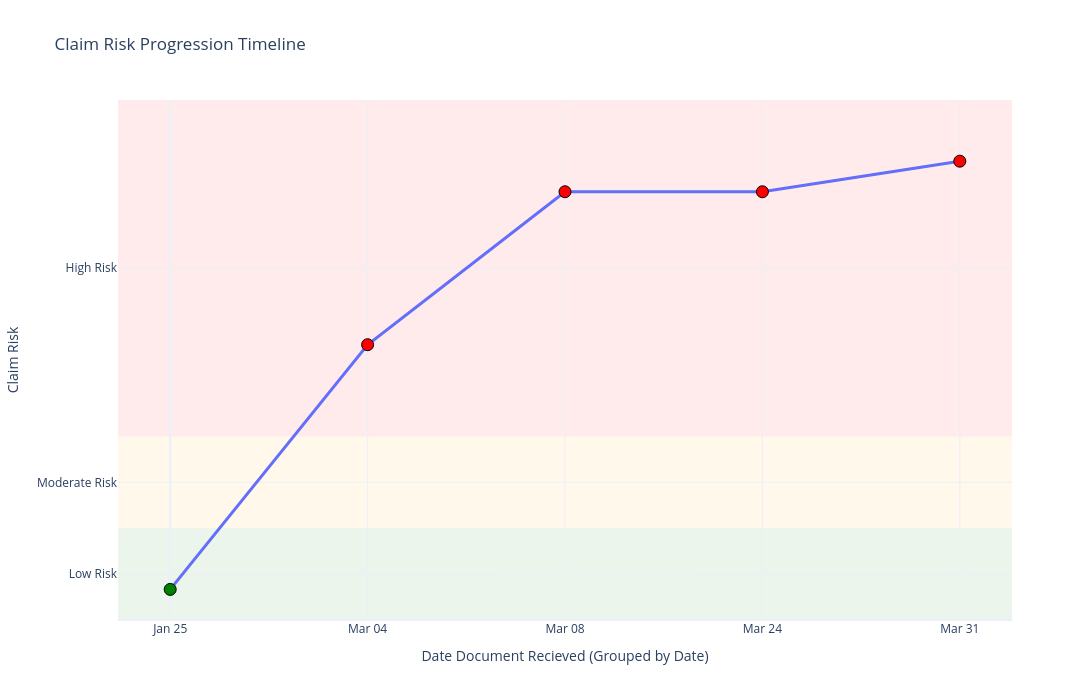

The code cell stored with this chart in its notebook:
### Code cell
import random
from datetime import datetime, timedelta
import plotly.graph_objects as go
from collections import defaultdict

# -----------------------------
# INPUT DATA
# -----------------------------
data = results

# -----------------------------
# CONFIG
# -----------------------------
risk_map = {"L": 1, "M": 2, "H": 3}
risk_label = {1: "Low", 2: "Moderate", 3: "High"}
risk_color = {1: "green", 2: "orange", 3: "red"}

MIN_OFFSET = 1
PADDING = 2

# -----------------------------
# STEP 1: ASSIGN DATES
# -----------------------------
date_buckets = {
    "L": (datetime(2026, 1, 1), datetime(2026, 1, 31)),
    "M": (datetime(2026, 2, 1), datetime(2026, 2, 28)),
    "H": (datetime(2026, 3, 1), datetime(2026, 3, 31)),
}

def random_date(start, end):
    delta = end - start
    return start + timedelta(days=random.randint(0, delta.days))

for doc in data:
    risk = doc["risk_info"]["document_risk_score"]
    start, end = date_buckets.get(risk, (datetime(2026,1,1), datetime(2026,3,31)))
    doc["display_date"] = random_date(start, end)

docs = sorted(data, key=lambda x: x["display_date"])
# docs[-1]["display_date"] = docs[-2]["display_date"]
# -----------------------------
# STEP 2: FIRST PASS (same)
# -----------------------------
seen_keywords = set()
current_max_risk = 0

cumulative_by_risk = {1: 0, 2: 0, 3: 0}
max_by_risk = {1: 0, 2: 0, 3: 0}

for doc in docs:
    doc_risk = risk_map.get(doc["risk_info"]["document_risk_score"], 0)
    ann = doc.get("annotations", {}).get("claim-characteristics", {}).get("annotations", [])

    current_keywords = {(a.get("Characteristic"), a.get("Question")) for a in ann}
    new_keywords = current_keywords - seen_keywords

    if doc_risk > current_max_risk:
        current_max_risk = doc_risk

    relevant = set()
    for cat, kw in new_keywords:
        for a in ann:
            if a.get("Question") == kw and a.get("Characteristic") == cat:
                if risk_map.get(a.get("RiskCategory"), 0) == current_max_risk:
                    relevant.add((cat, kw))

    cumulative_by_risk[current_max_risk] += len(relevant)
    max_by_risk[current_max_risk] = max(
        max_by_risk[current_max_risk],
        cumulative_by_risk[current_max_risk]
    )

    seen_keywords.update(current_keywords)

# -----------------------------
# STEP 3: REGION HEIGHTS
# -----------------------------
low_height = max_by_risk[1] + PADDING + MIN_OFFSET
mod_height = max_by_risk[2] + PADDING + MIN_OFFSET
high_height = max_by_risk[3] + PADDING + MIN_OFFSET

risk_base = {
    1: 0,
    2: low_height,
    3: low_height + mod_height
}

total_height = low_height + mod_height + high_height

# -----------------------------
# STEP 4: SECOND PASS + GROUPING
# -----------------------------
seen_keywords = set()
current_max_risk = 0
cumulative_by_risk = {1: 0, 2: 0, 3: 0}

grouped = defaultdict(list)

for doc in docs:
    doc_risk = risk_map.get(doc["risk_info"]["document_risk_score"], 0)
    ann = doc.get("annotations", {}).get("claim-characteristics", {}).get("annotations", [])

    current_keywords = {(a.get("Characteristic"), a.get("Question")) for a in ann}
    new_keywords = current_keywords - seen_keywords

    if doc_risk > current_max_risk:
        current_max_risk = doc_risk

    relevant = set()
    for cat, kw in new_keywords:
        for a in ann:
            if a.get("Question") == kw and a.get("Characteristic") == cat:
                if risk_map.get(a.get("RiskCategory"), 0) == current_max_risk:
                    relevant.add((cat, kw))

    cumulative_by_risk[current_max_risk] += len(relevant)
    seen_keywords.update(current_keywords)

    y_val = risk_base[current_max_risk] + cumulative_by_risk[current_max_risk] + MIN_OFFSET
    color = risk_color[current_max_risk]

    # -----------------------------
    # BUILD PER-DOC HOVER
    # -----------------------------
    hover = f"<b>{doc['name']}</b><br>"
    hover += f"Claim Risk: <span style='color:{color}'><b>{risk_label[current_max_risk]}</b></span><br>"
    hover += f"Cumulative Signals: <b>{cumulative_by_risk[current_max_risk]}</b><br>"

    if relevant:
        hover += f"<b>New {risk_label[current_max_risk]} Risk Signals: ({len(relevant)})</b><br>"
        temp = {}
        for cat, kw in relevant:
            temp.setdefault(cat, []).append(kw)

        for cat, kws in temp.items():
            hover += f"<b>{cat}</b>: <span style='color:{color}'>{', '.join(set(kws))}</span><br>"
    else:
        hover += f"<b>No new {risk_label[current_max_risk]} signals</b><br>"

    hover += "<br>"

    grouped[doc["display_date"]].append({
        "hover": hover,
        "y": y_val,
        "color": color
    })

# -----------------------------
# STEP 5: BUILD FINAL PLOT DATA
# -----------------------------
x_vals = []
y_vals = []
colors = []
hover_texts = []

sorted_dates = sorted(grouped.keys())

for i, date in enumerate(sorted_dates):
    entries = grouped[date]

    combined_hover = f"<b>Date: {date.strftime('%Y-%m-%d')}</b><br><br>"
    combined_hover += "".join([e["hover"] for e in entries])

    # take last state (latest doc that day)
    y_val = entries[-1]["y"]
    color = entries[-1]["color"]

    x_vals.append(i)
    y_vals.append(y_val)
    colors.append(color)
    hover_texts.append(combined_hover)

# -----------------------------
# STEP 6: PLOT
# -----------------------------
fig = go.Figure()

fig.add_trace(go.Scatter(
    x=x_vals,
    y=y_vals,
    mode='lines+markers',
    marker=dict(size=12, color=colors, line=dict(width=1, color='black')),
    line=dict(width=3),
    text=hover_texts,
    hoverinfo='text'
))

# -----------------------------
# BACKGROUND REGIONS
# -----------------------------
fig.add_shape(type="rect", xref="paper", yref="y",
              x0=0, x1=1, y0=0, y1=low_height,
              fillcolor="green", opacity=0.08, layer="below", line_width=0)

fig.add_shape(type="rect", xref="paper", yref="y",
              x0=0, x1=1, y0=low_height, y1=low_height+mod_height,
              fillcolor="orange", opacity=0.08, layer="below", line_width=0)

fig.add_shape(type="rect", xref="paper", yref="y",
              x0=0, x1=1, y0=low_height+mod_height, y1=total_height,
              fillcolor="red", opacity=0.08, layer="below", line_width=0)

# -----------------------------
# FINAL LAYOUT
# -----------------------------
fig.update_layout(
    title="Claim Risk Progression Timeline",

    xaxis=dict(
        title="Date Document Recieved (Grouped by Date)",
        tickvals=x_vals,
        ticktext=[d.strftime("%b %d") for d in sorted_dates]
    ),

    yaxis=dict(
        title="Claim Risk",
        tickvals=[
            low_height / 2,
            low_height + mod_height / 2,
            low_height + mod_height + high_height / 2
        ],
        ticktext=["Low Risk", "Moderate Risk", "High Risk"],
        range=[0, total_height]
    ),

    template="plotly_white",
    height=700,
    width=1200,

    hoverlabel=dict(
        bgcolor="white",
        font_size=13,
        font_family="Arial",
        font_color="black",
        bordercolor="lightgrey",
        align="left"
    )
)

fig.show()

### Figure 1 — Plotly figure (JSON) as saved in the notebook; plotly's stock layout.template omitted (floating-point values rounded to 4 significant figures)
{"data": [{"hoverinfo": "text", "line": {"width": 3}, "marker": {"color": ["green", "red", "red", "red", "red"], "line": {"color": "black", "width": 1}, "size": 12}, "mode": "lines+markers", "text": ["<b>Date: 2026-01-25</b><br><br><b>Document Scan Oct 11 2024.pdf</b><br>Claim Risk: <span style='color:green'><b>Low</b></span><br>Cumulative Signals: <b>0</b><br><b>No new Low signals</b><br><br>", "<b>Date: 2026-03-04</b><br><br><b>Complaint Supreme Court NY.pdf</b><br>Claim Risk: <span style='color:red'><b>High</b></span><br>Cumulative Signals: <b>2</b><br><b>New High Risk Signals: (2)</b><br><b>Damage</b>: <span style='color:red'>Brain Injury, Airlifted</span><br><br>", "<b>Date: 2026-03-08</b><br><br><b>Brooks and Crooks.pdf</b><br>Claim Risk: <span style='color:red'><b>High</b></span><br>Cumulative Signals: <b>7</b><br><b>New High Risk Signals: (5)</b><br><b>Other</b>: <span style='color:red'>Affidavit, Offer to Settle, Settlement Offer, Bad faith</span><br><b>Liability</b>: <span style='color:red'>Distracted driving</span><br><br>", "<b>Date: 2026-03-24</b><br><br><b>ACORD 2 Automobile Loss Notice.pdf</b><br>Claim Risk: <span style='color:red'><b>High</b></span><br>Cumulative Signals: <b>7</b><br><b>No new High signals</b><br><br>", "<b>Date: 2026-03-31</b><br><br><b>HCC Policy Procida.pdf</b><br>Claim Risk: <span style='color:red'><b>High</b></span><br>Cumulative Signals: <b>8</b><br><b>New High Risk Signals: (1)</b><br><b>Damage</b>: <span style='color:red'>Impaired</span><br><br>"], "type": "scatter", "x": [0, 1, 2, 3, 4], "y": [1, 9, 14, 14, 15]}], "layout": {"height": 700, "hoverlabel": {"align": "left", "bgcolor": "white", "bordercolor": "lightgrey", "font": {"color": "black", "family": "Arial", "size": 13}}, "shapes": [{"fillcolor": "green", "layer": "below", "line": {"width": 0}, "opacity": 0.08, "type": "rect", "x0": 0, "x1": 1, "xref": "paper", "y0": 0, "y1": 3, "yref": "y"}, {"fillcolor": "orange", "layer": "below", "line": {"width": 0}, "opacity": 0.08, "type": "rect", "x0": 0, "x1": 1, "xref": "paper", "y0": 3, "y1": 6, "yref": "y"}, {"fillcolor": "red", "layer": "below", "line": {"width": 0}, "opacity": 0.08, "type": "rect", "x0": 0, "x1": 1, "xref": "paper", "y0": 6, "y1": 17, "yref": "y"}], "title": {"text": "Claim Risk Progression Timeline"}, "width": 1200, "xaxis": {"ticktext": ["Jan 25", "Mar 04", "Mar 08", "Mar 24", "Mar 31"], "tickvals": [0, 1, 2, 3, 4], "title": {"text": "Date Document Recieved (Grouped by Date)"}}, "yaxis": {"range": [0, 17], "ticktext": ["Low Risk", "Moderate Risk", "High Risk"], "tickvals": [1.5, 4.5, 11.5], "title": {"text": "Claim Risk"}}}}
